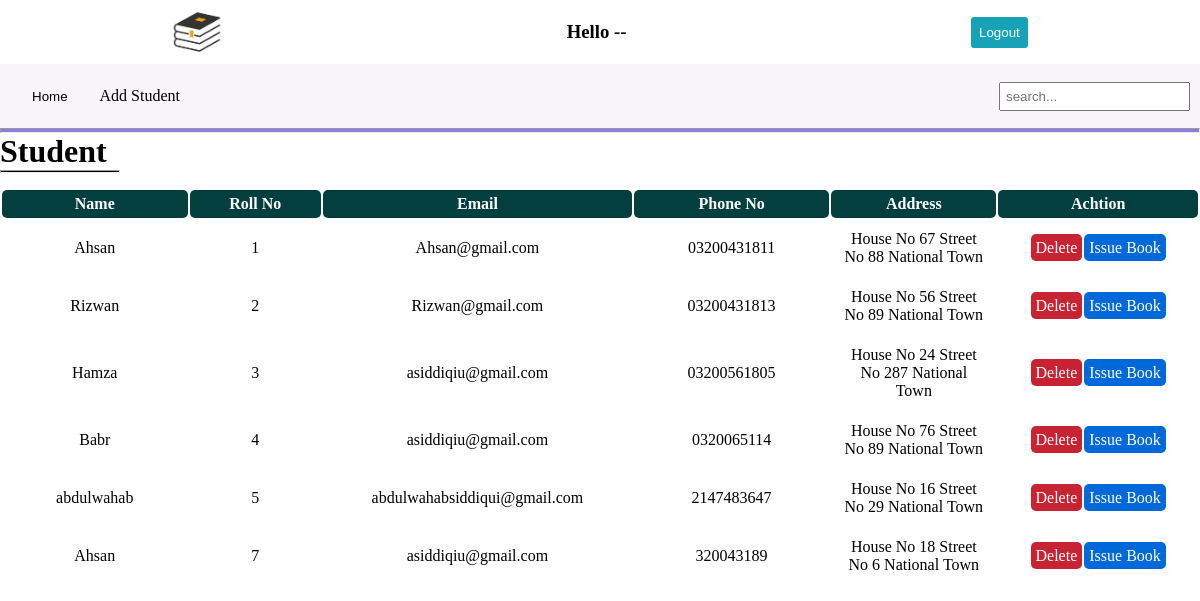
/viewStudent.php, run on the app's committed database.
### tables this page shows
CREATE TABLE `student` (
  `Studen_name` text NOT NULL,
  `roll_No` int(100) NOT NULL,
  `email` varchar(255) NOT NULL,
  `phone_No` varchar(100) NOT NULL,
  `address` varchar(255) NOT NULL
);

### viewStudent.php (the view, shortened to what this page needs)
<?php
require 'conn.php';
?>
<!DOCTYPE html>
<html lang="en">
<head>
</head>
<body>
<div class="container">
<div class="first_header">
    <img src="images/logo.png" alt="">
<h3>Hello -- <?php
     ?></h3>
    <form action="" method="post">
        <button  class="logout_btn" name="lotout_btn"> Logout</button>
    </form>
</div>
<div class="second_header">
    <form action="" method="post" >
        <button name="home_btn" class="second_headerAn">    Home    </button>
    </form>
    <a href="addStudent.php" class="second_headerAn">Add Student</a>
    <input type="text" id="myInput" onkeyup="searchFun()" placeholder="search..." style="position: absolute; right: 10px; padding: 5px;">
</div>
<hr class="first_hr">
<h1>Student</h1>
<hr class="second_hr" style="margin-bottom: 15px;">
<table id="myTable" >
<tr>
    <th class="table_th">Name</th>
    <th class="table_th">Roll No</th>
    <th class="table_th">Email</th>
    <th class="table_th">Phone No</th>
    <th class="table_th">Address</th>
    <th class="table_th">Achtion</th>
</tr>
    <?php
    $sql="SELECT * FROM `student`";
    $result = mysqli_query($conn, $sql);
	              while($row = mysqli_fetch_array($result))
                  {
                    echo "<tr>";
                    $stu_name=$row["Studen_name"];
                    $stu_roll=$row["roll_No"];
                    echo "<td class='table_td'>"; echo $row["Studen_name"];  echo "</td>";
                    echo "<td class='table_td'>"; echo $row["roll_No"];  echo "</td>";
                    echo "<td class='table_td'>"; echo $row["email"];  echo "</td>";
                    echo "<td class='table_td'>"; echo $row["phone_No"];  echo "</td>";
                    echo "<td class='table_td'>"; echo $row["address"];  echo "</td>";
                    echo "<td class='table_td'>";
                    echo "<a class='table_btn' id='table_btnDelete' href='delete_stu.php?roll=$stu_roll' name='delete_btn' >Delete</a>";
                    echo "<a class='table_btn' id='table_btnissue' href='bookData_issue.php? studentName=$stu_name&studentRoll=$stu_roll' >Issue Book</a>";
                    echo "</td>";
                    echo "</tr>";
                  }
    ?>
</table>
</div>
</body>
</html>

### viewStudent.php (style rules this page uses)
* { margin: 0; padding: 0; box-sizing: border-box; }
.first_header { height: 4rem; width: 100%; background-color: white; display: flex; justify-content: space-around; align-items: center; }
.first_header img { height: 50px; width: 50px; }
.second_header { height: 4rem; width: 100%; background-color: #F8F6F8; display: flex; align-items: center; }
.first_hr { width:100%; height: 5px; background-color: #8F7CDE; }
.second_hr { width:10%; height: 3px; background-color: black; }
.second_headerAn { margin-left: 2rem; text-decoration: none; color: black; border:0; background-color: transparent; }
.table_td { text-align: center; padding: 10px; }
.table_th { width: 100vw; text-align: center; padding: 5px; color: white; background-color: rgb(3, 63, 63); border-radius: 5px; }
.table_btn { padding: 5px; margin: 1px; color: rgb(255, 255, 255); text-decoration: none; border-radius: 5px; }
#table_btnissue { background-color: #0069D9; }
#table_btnDelete { background-color: #C82333; }
.logout_btn { text-decoration: none; padding: 8px; background-color: #18A2B8; color: white; border-radius: 3px; border:0; }

### data on the page
student: Studen_name "Ahsan", roll_No "1", email "Ahsan@gmail.com", phone_No "03200431811", address "House No 67 Street No 88 National Town"
student: Studen_name "Rizwan", roll_No "2", email "Rizwan@gmail.com", phone_No "03200431813", address "House No 56 Street No 89 National Town"
student: Studen_name "Hamza", roll_No "3", email "asiddiqiu@gmail.com", phone_No "03200561805", address "House No 24 Street No 287 National Town"
student: Studen_name "Babr", roll_No "4", email "asiddiqiu@gmail.com", phone_No "0320065114", address "House No 76 Street No 89 National Town"
student: Studen_name "abdulwahab", roll_No "5", email "abdulwahabsiddiqui@gmail.com", phone_No "2147483647", address "House No 16 Street No 29 National Town"
student: Studen_name "Ahsan", roll_No "7", email "asiddiqiu@gmail.com", phone_No "320043189", address "House No 18 Street No 6 National Town"
